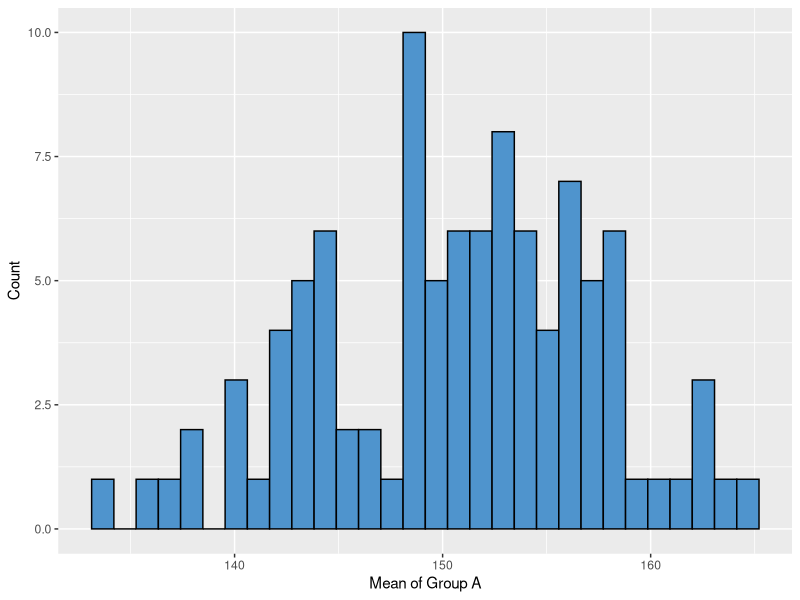
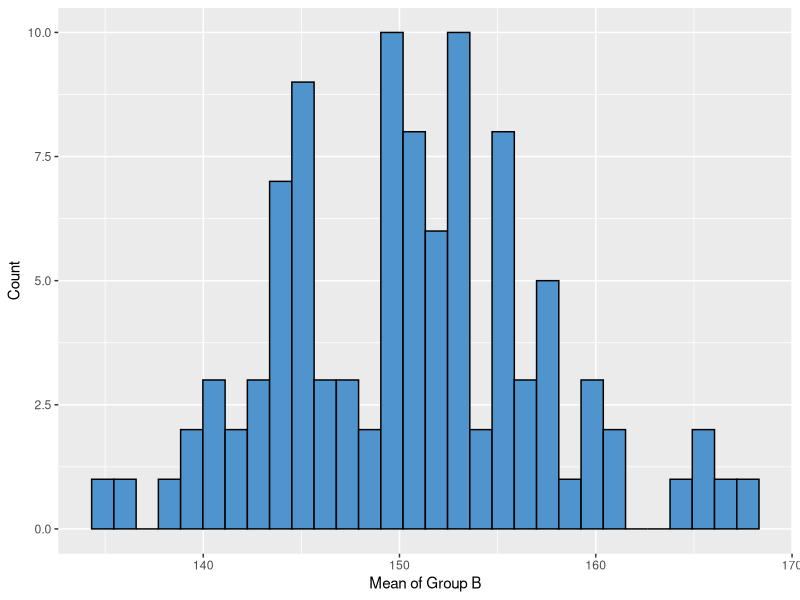
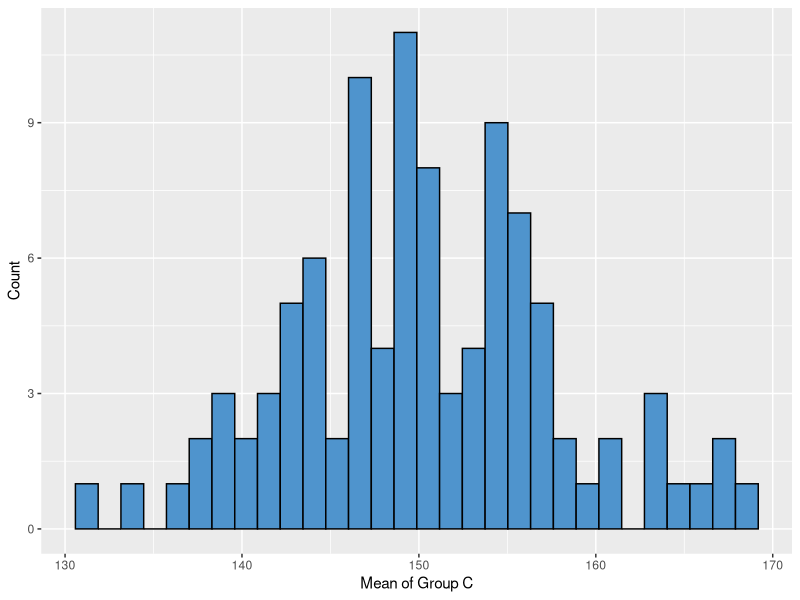

Recreate these plots in R, in order.
## ---- chunk 1

##################################################
# FUNCTION: num_zero
# purpose: count number of zeros 
# input: x vectors of numeric
# output: count of number of zeros
#------------------------------------------------- 
num_zeros <- function(vector1 = sample(0:3, size = 1000, replace = TRUE)){
  counter <- 0
  for(i in 1:length(vector1)){
    if(vector1[i]== 0){
      counter <- counter + 1
    }
  }
  return(counter)
} 
 
num_zeros()

## ---- chunk 2
##################################################
# FUNCTION: num_zero_sub
# purpose: count number of zeros 
# input: x vectors of numeric
# output: count of number of zeros
#------------------------------------------------- 
num_zeros_sub <- function(vector1 = sample(0:3, size = 1000, replace = TRUE)){
 length(vector1[vector1 == 0])
}
  
num_zeros_sub()

## ---- chunk 3
##################################################
# FUNCTION: mat_product
# purpose: multiply the row number x by column number
# input: number of rows and columns in a matrix
# output: product of the row number and column number 
#------------------------------------------------- 

mat_product <- function(nrow=4, ncol=4){
  mat <- matrix(nrow=4, ncol=4)
  for(i in 1:nrow){
    for(j in 1:ncol){
      mat[i,j] <- i*j
    }
  }
  print(mat)
}

mat_product()

## ---- chunk 4
group <- c(rep("A", 100), rep("B", 100), rep("C", 100))
A <- rnorm(n=100, mean = 1, sd = 0.1)
B <- rnorm(n=100, mean = 2, sd = 0.1)
C <- rnorm(n=100, mean = 3, sd = 0.1)

response <- c(A, B, C)
d_frame <- data.frame(group, response)

print(d_frame)
## ---- chunk 5
library(dplyr)

##################################################
# FUNCTION: reshuffle
# purpose: get means of reshuffled data
# input: groups of data (A, B, C)
# output: vector length of 3 with means of each group
#------------------------------------------------- 
reshuffle <- function(df = d_frame, response = response){
  colnames(d_frame) <- c('group', 'response')
  new_shuff <- sample(1:nrow(d_frame), replace=FALSE)
    d_frame <- data.frame(group, new_shuff)
  sum_mean <- d_frame %>% group_by(group) %>% summarise(mean = mean(new_shuff))
      return(sum_mean)
}

reshuffle()

## ---- chunk 6
library(tidyr)

results <- data.frame()
  
for(i in 1:100){
  shuff <- sample(1:nrow(d_frame), replace=FALSE)
    d_frame_shuff <- data.frame(group, shuff)
  sum_mean <- d_frame_shuff %>% group_by(group) %>%    
    summarise(mean = mean(shuff))
  df <- sum_mean %>% pivot_wider(names_from = group, values_from = mean)
  final_df <- cbind(i, df)
  
  results <- rbind(results, final_df)
}

print(results)

## ---- chunk 7
library(ggplot2)

mean_plotA <- qplot(x=A, data = results,
                   geom = "histogram",
                   xlab = "Mean of Group A",
                   ylab = "Count",
                   color=I("black"),
                   fill=I("Steelblue3"))

  print(mean_plotA) 
  
mean_plotB <- qplot(x=B, data = results,
                   geom = "histogram",
                   xlab = "Mean of Group B",
                   ylab = "Count",
                   color=I("black"),
                   fill=I("Steelblue3"))

  print(mean_plotB) 

mean_plotC <- qplot(x=C, data = results,
                   geom = "histogram",
                   xlab = "Mean of Group C",
                   ylab = "Count",
                   color=I("black"),
                   fill=I("Steelblue3"))

  print(mean_plotC) 

